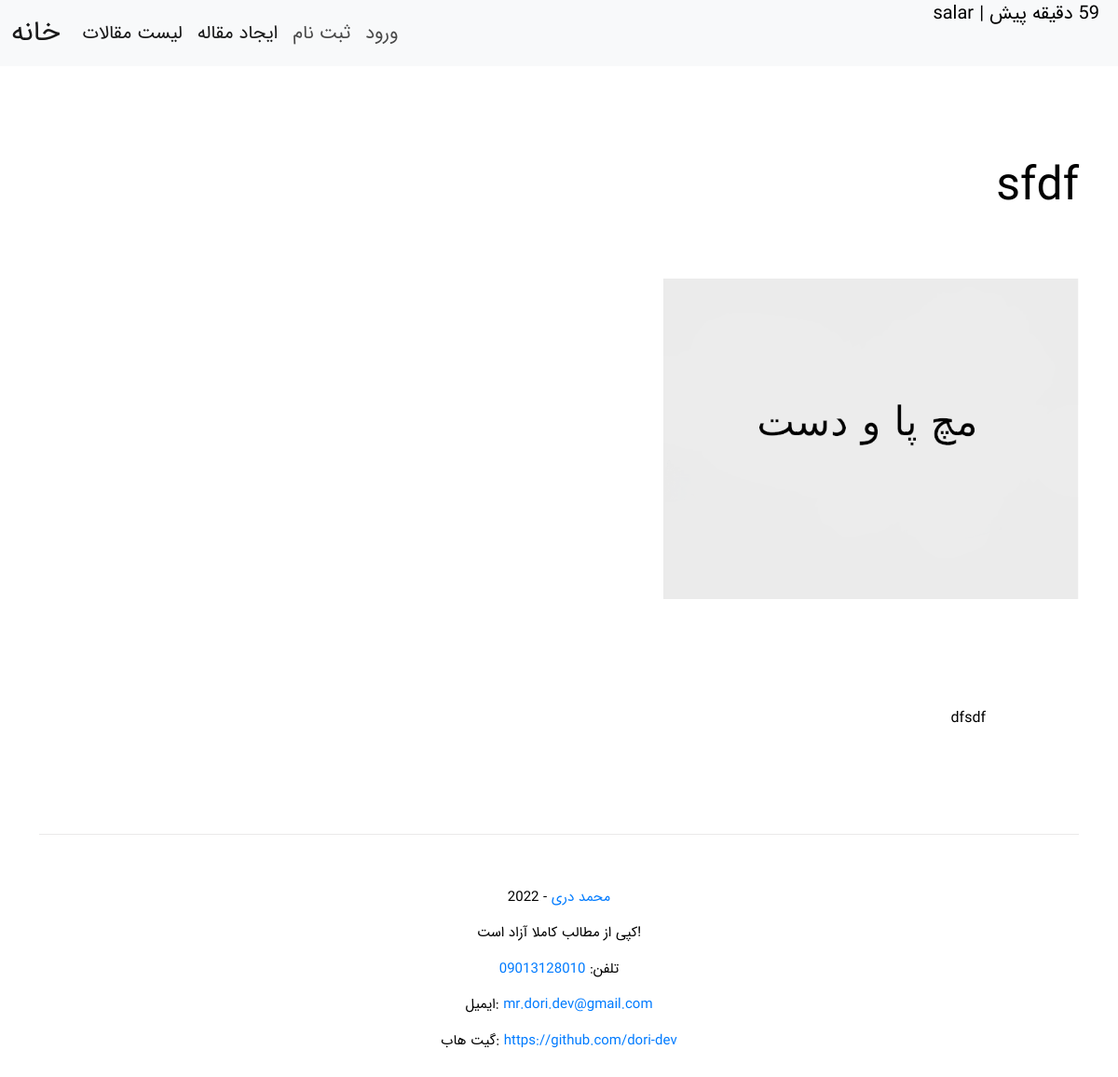
The page /articles/sfdf-91626/ on the database its author committed.
### articles/models.py (models this page shows, shortened)
class Article(models.Model):
    title: str = models.CharField("عنوان", max_length=256)
    slug = models.SlugField("آدرس", unique=True, allow_unicode=True)
    body: str = models.TextField("متن")
    date = models.DateTimeField(auto_now_add=True)
    image = models.ImageField("عکس", default='default.png')
    author = models.ForeignKey(User, on_delete=models.CASCADE)
    def get_date(self):
        time = humanize.naturaltime(self.date).\
            replace(",", " and").\
            replace(".", "").\
            replace("،", " and ").\
            replace("ها", "").\
            replace("  ", " ")
        return " ".join(_(word) for word in time.split())

### articles/views.py (the view)
# urls.py: path("<slug>/", views.article_detail, name="detail"),
def article_detail(request, slug):
    try:
        article = models.Article.objects.get(slug=slug)
        args = {
            "article": article
        }
        return render(request, "articles/article-detail.html", args)
    except:
        return render(request, "error.html")

### articles/templates/articles/article-detail.html (shortened to what this page needs)
{% extends 'base.html' %}
{% load i18n %}
{% block content %}
<p class="date">{{article.get_date}} | {{ article.author.username }}</p>
<h1 class="small-title">
    <a class="link-title" href="">{{article.title}}</a>
</h1>
<div>
    <a target="_blank" href="{{ article.image.url }}">
        <img src="{{ article.image.url }}" alt="{{ article.title }}" width="40%">
    </a>
</div>
<div class="content-body">
    <p>{{article.body | linebreaks}}</p>
</div>
<hr style="color: #aaa8a8" />
<div class="footer-basic">
  <footer>
    <p class="copyright">
      <a href="https://github.com/dori-dev">محمد دری</a> - 2022
    </p>
    <p class="copyright">!کپی از مطالب کاملا آزاد است</p>
    <p class="copyright">تلفن: <a href="tel:09013128010">09013128010</a></p>
    <p class="copyright">
      <a href="mailto:mr.dori.dev@gmail.com">mr.dori.dev@gmail.com</a>
      :ایمیل
    </p>
    <p class="copyright">
      <a href="https://github.com/dori-dev">https://github.com/dori-dev</a>
      :گیت هاب
    </p>
  </footer>
</div>
{% endblock content %}

### assets/styles.css (style rules this page uses)
*, *::after, *::before { margin: 0; padding: 0; box-sizing: border-box; }
body { background-color: white; color: black; font-family: "IRAN Sans", sans-serif; font-weight: normal; }
a { color: #007bff; text-decoration: none; background-color: transparent; -webkit-text-decoration-skip: objects; }
.footer-basic { padding: 30px 0; }
.footer-basic .copyright { text-align: center; margin-top: 10px; font-size: 15px; }
.small-title { padding-top: 100px; padding-bottom: 60px; font-size: 50px; direction: rtl; }
.content-body { padding: 80px 100px; padding-top: 100px; direction: rtl; }
.link-title, .link-title:hover, .link-title:visited { color: black; text-decoration: none; background-color: transparent; }
.date { position: fixed; top: 0px; right: 20px; font-size: 20px; direction: rtl; }

### rows shown on the page
Article: get_date "59 دقیقه پیش", author.username "salar", title "sfdf", image (placeholder picture), body "dfsdf"
